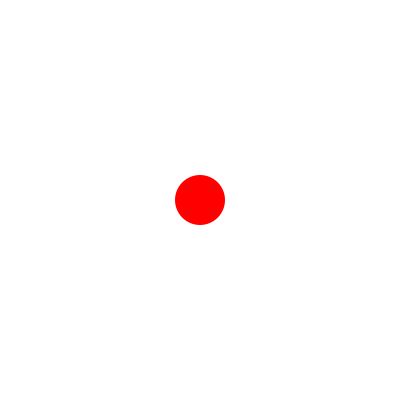
Frame 1 (no input)
Frame 60 (the mouse pressed at the canvas centre just before this capture): identical to frame 1, image omitted
Frame 120 (the mouse held since frame 60 and released just before this capture): identical to frame 1, image omitted

The Processing sketch that drew this single still picture (run headless with seeded random() and noise(); from frame 60 on, the mouse is pressed at the canvas centre):

// Processing sketch: sketch_74
// ── sketch_74.pde
// sketch #74 fun programming
// for loops and other ways of typing less

int csize = 50;
int grow = 1;
int n = 0;

void setup() {
	size(400, 400);
	noStroke();
	smooth();
	fill(255, 0, 0);	
}

void draw() {
	background(255);

	if (n % 20 == 0) {
		grow = 5;
	}

	if (csize > 60) {
		csize = 60;
		grow  = -2;
	}

	if (csize < 50) {
		csize = 50;
		grow = 0;
	}


	ellipse(200, 200, csize, csize);

	csize = csize + grow;

	n ++ ;
//	n = n +1;
	println("frameCount is " + frameCount);

}
